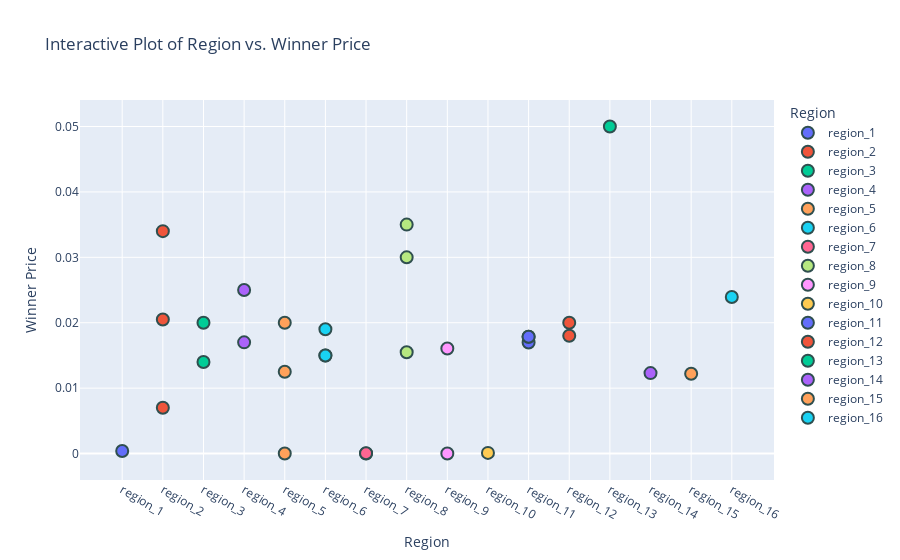

The cell this chart's notebook holds for it:
### Markdown cell above
Bivariate Analysis Results:

The scatter plots explore relationships between several key variables, providing insights into how they might influence each other:

- **Duration vs. Winner Price:**
  There does not appear to be a clear linear relationship between the duration of contracts and the winner price. The distribution is quite scattered.
- **Maximum Price Allowed vs. Winner Price:**
  Similarly, no strong correlation is evident between the maximum price allowed and the winner price. This suggests that other factors might be influencing the final agreed prices.
- **Quantity Yearly vs. Winner Price:**
  The plot shows a possible trend where higher annual quantities might correlate with lower winner prices, which could be due to volume discounts or competitive bidding for larger contracts.
- **Quantity Total vs. Winner Price:**
  This relationship appears similar to the annual quantity, indicating that total contract quantity and annual quantity closely mirror each other in their effect on pricing.
- **Quantity Monthly vs. Winner Price:**
  The relationship here also hints at lower prices for higher monthly quantities, aligning with bulk purchasing benefits.
- **Duration vs. Quantity Annual:**
  No strong correlation is observed between the duration of contracts and annual quantities. Contracts of various lengths seem to accommodate a wide range of quantities.

### Code cell
# Interactive scatter plot using Plotly for Region vs. Winner Price
fig = px.scatter(df, x="region", y="winner_price", color="region",
                 title="Interactive Plot of Region vs. Winner Price",
                 labels={"region": "Region", "winner_price": "Winner Price"},
                 hover_data=["buyer", "contract_type"])

fig.update_traces(marker=dict(size=12,
                              line=dict(width=2,
                                        color='DarkSlateGrey')),
                  selector=dict(mode='markers'))
fig.show()

### Figure 1 — Plotly figure (JSON) as saved in the notebook; plotly's stock layout.template omitted (floating-point values rounded to 4 significant figures)
{"data": [{"customdata": [["buyer_1", "regional"]], "hovertemplate": "Region=%{x}<br>Winner Price=%{y}<br>buyer=%{customdata[0]}<br>contract_type=%{customdata[1]}<extra></extra>", "legendgroup": "region_1", "marker": {"color": "#636efa", "line": {"color": "DarkSlateGrey", "width": 2}, "size": 12, "symbol": "circle"}, "mode": "markers", "name": "region_1", "orientation": "v", "showlegend": true, "type": "scatter", "x": ["region_1"], "xaxis": "x", "y": [0.0004], "yaxis": "y"}, {"customdata": [["buyer_2", "wide area"], ["buyer_2", "regional"], ["buyer_2", "regional"]], "hovertemplate": "Region=%{x}<br>Winner Price=%{y}<br>buyer=%{customdata[0]}<br>contract_type=%{customdata[1]}<extra></extra>", "legendgroup": "region_2", "marker": {"color": "#EF553B", "line": {"color": "DarkSlateGrey", "width": 2}, "size": 12, "symbol": "circle"}, "mode": "markers", "name": "region_2", "orientation": "v", "showlegend": true, "type": "scatter", "x": ["region_2", "region_2", "region_2"], "xaxis": "x", "y": [0.007, 0.034, 0.0205], "yaxis": "y"}, {"customdata": [["buyer_3", "regional"], ["buyer_3", "regional"]], "hovertemplate": "Region=%{x}<br>Winner Price=%{y}<br>buyer=%{customdata[0]}<br>contract_type=%{customdata[1]}<extra></extra>", "legendgroup": "region_3", "marker": {"color": "#00cc96", "line": {"color": "DarkSlateGrey", "width": 2}, "size": 12, "symbol": "circle"}, "mode": "markers", "name": "region_3", "orientation": "v", "showlegend": true, "type": "scatter", "x": ["region_3", "region_3"], "xaxis": "x", "y": [0.014, 0.02], "yaxis": "y"}, {"customdata": [["buyer_4", "regional"], ["buyer_14", "regional"]], "hovertemplate": "Region=%{x}<br>Winner Price=%{y}<br>buyer=%{customdata[0]}<br>contract_type=%{customdata[1]}<extra></extra>", "legendgroup": "region_4", "marker": {"color": "#ab63fa", "line": {"color": "DarkSlateGrey", "width": 2}, "size": 12, "symbol": "circle"}, "mode": "markers", "name": "region_4", "orientation": "v", "showlegend": true, "type": "scatter", "x": ["region_4", "region_4"], "xaxis": "x", "y": [0.025, 0.017], "yaxis": "y"}, {"customdata": [["buyer_5", "regional"], ["buyer_5", "multi-region"], ["buyer_16", "multi-region"]], "hovertemplate": "Region=%{x}<br>Winner Price=%{y}<br>buyer=%{customdata[0]}<br>contract_type=%{customdata[1]}<extra></extra>", "legendgroup": "region_5", "marker": {"color": "#FFA15A", "line": {"color": "DarkSlateGrey", "width": 2}, "size": 12, "symbol": "circle"}, "mode": "markers", "name": "region_5", "orientation": "v", "showlegend": true, "type": "scatter", "x": ["region_5", "region_5", "region_5"], "xaxis": "x", "y": [1e-05, 0.02, 0.0125], "yaxis": "y"}, {"customdata": [["buyer_6", "regional"], ["buyer_19", "regional"], ["buyer_19", "regional"]], "hovertemplate": "Region=%{x}<br>Winner Price=%{y}<br>buyer=%{customdata[0]}<br>contract_type=%{customdata[1]}<extra></extra>", "legendgroup": "region_6", "marker": {"color": "#19d3f3", "line": {"color": "DarkSlateGrey", "width": 2}, "size": 12, "symbol": "circle"}, "mode": "markers", "name": "region_6", "orientation": "v", "showlegend": true, "type": "scatter", "x": ["region_6", "region_6", "region_6"], "xaxis": "x", "y": [0.019, 0.015, 0.015], "yaxis": "y"}, {"customdata": [["buyer_7", "regional"], ["buyer_7", "regional"]], "hovertemplate": "Region=%{x}<br>Winner Price=%{y}<br>buyer=%{customdata[0]}<br>contract_type=%{customdata[1]}<extra></extra>", "legendgroup": "region_7", "marker": {"color": "#FF6692", "line": {"color": "DarkSlateGrey", "width": 2}, "size": 12, "symbol": "circle"}, "mode": "markers", "name": "region_7", "orientation": "v", "showlegend": true, "type": "scatter", "x": ["region_7", "region_7"], "xaxis": "x", "y": [1e-05, 5e-05], "yaxis": "y"}, {"customdata": [["buyer_8", "regional"], ["buyer_8", "multi-region"], ["buyer_8", "regional"]], "hovertemplate": "Region=%{x}<br>Winner Price=%{y}<br>buyer=%{customdata[0]}<br>contract_type=%{customdata[1]}<extra></extra>", "legendgroup": "region_8", "marker": {"color": "#B6E880", "line": {"color": "DarkSlateGrey", "width": 2}, "size": 12, "symbol": "circle"}, "mode": "markers", "name": "region_8", "orientation": "v", "showlegend": true, "type": "scatter", "x": ["region_8", "region_8", "region_8"], "xaxis": "x", "y": [0.03, 0.035, 0.0155], "yaxis": "y"}, {"customdata": [["buyer_9", "regional"], ["buyer_15", "multi-region"]], "hovertemplate": "Region=%{x}<br>Winner Price=%{y}<br>buyer=%{customdata[0]}<br>contract_type=%{customdata[1]}<extra></extra>", "legendgroup": "region_9", "marker": {"color": "#FF97FF", "line": {"color": "DarkSlateGrey", "width": 2}, "size": 12, "symbol": "circle"}, "mode": "markers", "name": "region_9", "orientation": "v", "showlegend": true, "type": "scatter", "x": ["region_9", "region_9"], "xaxis": "x", "y": [1e-05, 0.01607], "yaxis": "y"}, {"customdata": [["buyer_10", "regional"]], "hovertemplate": "Region=%{x}<br>Winner Price=%{y}<br>buyer=%{customdata[0]}<br>contract_type=%{customdata[1]}<extra></extra>", "legendgroup": "region_10", "marker": {"color": "#FECB52", "line": {"color": "DarkSlateGrey", "width": 2}, "size": 12, "symbol": "circle"}, "mode": "markers", "name": "region_10", "orientation": "v", "showlegend": true, "type": "scatter", "x": ["region_10"], "xaxis": "x", "y": [0.0001], "yaxis": "y"}, {"customdata": [["buyer_11", "regional"], ["buyer_11", "regional"], ["buyer_11", "regional"]], "hovertemplate": "Region=%{x}<br>Winner Price=%{y}<br>buyer=%{customdata[0]}<br>contract_type=%{customdata[1]}<extra></extra>", "legendgroup": "region_11", "marker": {"color": "#636efa", "line": {"color": "DarkSlateGrey", "width": 2}, "size": 12, "symbol": "circle"}, "mode": "markers", "name": "region_11", "orientation": "v", "showlegend": true, "type": "scatter", "x": ["region_11", "region_11", "region_11"], "xaxis": "x", "y": [0.01699, 0.01786, 0.01786], "yaxis": "y"}, {"customdata": [["buyer_12", "multi-region"], ["buyer_12", "regional"]], "hovertemplate": "Region=%{x}<br>Winner Price=%{y}<br>buyer=%{customdata[0]}<br>contract_type=%{customdata[1]}<extra></extra>", "legendgroup": "region_12", "marker": {"color": "#EF553B", "line": {"color": "DarkSlateGrey", "width": 2}, "size": 12, "symbol": "circle"}, "mode": "markers", "name": "region_12", "orientation": "v", "showlegend": true, "type": "scatter", "x": ["region_12", "region_12"], "xaxis": "x", "y": [0.02, 0.018], "yaxis": "y"}, {"customdata": [["buyer_13", "regional"]], "hovertemplate": "Region=%{x}<br>Winner Price=%{y}<br>buyer=%{customdata[0]}<br>contract_type=%{customdata[1]}<extra></extra>", "legendgroup": "region_13", "marker": {"color": "#00cc96", "line": {"color": "DarkSlateGrey", "width": 2}, "size": 12, "symbol": "circle"}, "mode": "markers", "name": "region_13", "orientation": "v", "showlegend": true, "type": "scatter", "x": ["region_13"], "xaxis": "x", "y": [0.05], "yaxis": "y"}, {"customdata": [["buyer_17", "regional"]], "hovertemplate": "Region=%{x}<br>Winner Price=%{y}<br>buyer=%{customdata[0]}<br>contract_type=%{customdata[1]}<extra></extra>", "legendgroup": "region_14", "marker": {"color": "#ab63fa", "line": {"color": "DarkSlateGrey", "width": 2}, "size": 12, "symbol": "circle"}, "mode": "markers", "name": "region_14", "orientation": "v", "showlegend": true, "type": "scatter", "x": ["region_14"], "xaxis": "x", "y": [0.0123], "yaxis": "y"}, {"customdata": [["buyer_18", "multi-region"]], "hovertemplate": "Region=%{x}<br>Winner Price=%{y}<br>buyer=%{customdata[0]}<br>contract_type=%{customdata[1]}<extra></extra>", "legendgroup": "region_15", "marker": {"color": "#FFA15A", "line": {"color": "DarkSlateGrey", "width": 2}, "size": 12, "symbol": "circle"}, "mode": "markers", "name": "region_15", "orientation": "v", "showlegend": true, "type": "scatter", "x": ["region_15"], "xaxis": "x", "y": [0.0122], "yaxis": "y"}, {"customdata": [["buyer_16", "regional"]], "hovertemplate": "Region=%{x}<br>Winner Price=%{y}<br>buyer=%{customdata[0]}<br>contract_type=%{customdata[1]}<extra></extra>", "legendgroup": "region_16", "marker": {"color": "#19d3f3", "line": {"color": "DarkSlateGrey", "width": 2}, "size": 12, "symbol": "circle"}, "mode": "markers", "name": "region_16", "orientation": "v", "showlegend": true, "type": "scatter", "x": ["region_16"], "xaxis": "x", "y": [0.02393], "yaxis": "y"}], "layout": {"legend": {"title": {"text": "Region"}, "tracegroupgap": 0}, "title": {"text": "Interactive Plot of Region vs. Winner Price"}, "xaxis": {"anchor": "y", "categoryarray": ["region_1", "region_2", "region_3", "region_4", "region_5", "region_6", "region_7", "region_8", "region_9", "region_10", "region_11", "region_12", "region_13", "region_14", "region_15", "region_16"], "categoryorder": "array", "domain": [0, 1], "title": {"text": "Region"}}, "yaxis": {"anchor": "x", "domain": [0, 1], "title": {"text": "Winner Price"}}}}
